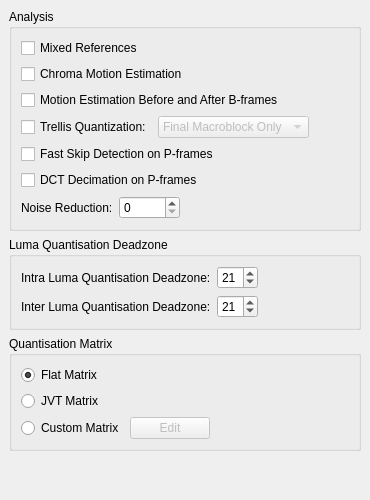
     <widget class="QWidget" name="tab_5" >
      <attribute name="title" >
       <string>Analysis</string>
      </attribute>
      <layout class="QVBoxLayout" >
       <property name="margin" >
        <number>9</number>
       </property>
       <property name="spacing" >
        <number>6</number>
       </property>
       <item>
        <widget class="QGroupBox" name="groupBox_12" >
         <property name="title" >
          <string>Analysis</string>
         </property>
         <layout class="QVBoxLayout" >
          <property name="margin" >
           <number>9</number>
          </property>
          <property name="spacing" >
           <number>6</number>
          </property>
          <item>
           <layout class="QVBoxLayout" >
            <property name="margin" >
             <number>0</number>
            </property>
            <property name="spacing" >
             <number>6</number>
            </property>
            <item>
             <widget class="QCheckBox" name="mixedRefsCheckBox" >
              <property name="text" >
               <string>Mixed References</string>
              </property>
             </widget>
            </item>
            <item>
             <widget class="QCheckBox" name="chromaMotionEstCheckBox" >
              <property name="text" >
               <string>Chroma Motion Estimation</string>
              </property>
             </widget>
            </item>
            <item>
             <widget class="QCheckBox" name="bFrameMotionEstCheckBox" >
              <property name="text" >
               <string>Motion Estimation Before and After B-frames</string>
              </property>
             </widget>
            </item>
            <item>
             <layout class="QHBoxLayout" >
              <property name="margin" >
               <number>0</number>
              </property>
              <property name="spacing" >
               <number>6</number>
              </property>
              <item>
               <widget class="QCheckBox" name="trellisCheckBox" >
                <property name="text" >
                 <string>Trellis Quantization:</string>
                </property>
               </widget>
              </item>
              <item>
               <widget class="QComboBox" name="trellisComboBox" >
                <property name="enabled" >
                 <bool>false</bool>
                </property>
                <item>
                 <property name="text" >
                  <string>Final Macroblock Only</string>
                 </property>
                </item>
                <item>
                 <property name="text" >
                  <string>Always On</string>
                 </property>
                </item>
               </widget>
              </item>
              <item>
               <spacer>
                <property name="orientation" >
                 <enum>Qt::Horizontal</enum>
                </property>
                <property name="sizeHint" >
                 <size>
                  <width>40</width>
                  <height>20</height>
                 </size>
                </property>
               </spacer>
              </item>
             </layout>
            </item>
            <item>
             <widget class="QCheckBox" name="fastPSkipCheckBox" >
              <property name="text" >
               <string>Fast Skip Detection on P-frames</string>
              </property>
             </widget>
            </item>
            <item>
             <widget class="QCheckBox" name="dctDecimateCheckBox" >
              <property name="text" >
               <string>DCT Decimation on P-frames</string>
              </property>
             </widget>
            </item>
            <item>
             <layout class="QHBoxLayout" >
              <property name="margin" >
               <number>0</number>
              </property>
              <property name="spacing" >
               <number>6</number>
              </property>
              <item>
               <widget class="QLabel" name="label_42" >
                <property name="text" >
                 <string>Noise Reduction:</string>
                </property>
               </widget>
              </item>
              <item>
               <widget class="QSpinBox" name="noiseReductionSpinBox" >
                <property name="maximum" >
                 <number>65536</number>
                </property>
               </widget>
              </item>
              <item>
               <spacer>
                <property name="orientation" >
                 <enum>Qt::Horizontal</enum>
                </property>
                <property name="sizeHint" >
                 <size>
                  <width>40</width>
                  <height>20</height>
                 </size>
                </property>
               </spacer>
              </item>
             </layout>
            </item>
           </layout>
          </item>
         </layout>
        </widget>
       </item>
       <item>
        <widget class="QGroupBox" name="groupBox_13" >
         <property name="title" >
          <string>Luma Quantisation Deadzone</string>
         </property>
         <layout class="QVBoxLayout" >
          <property name="margin" >
           <number>9</number>
          </property>
          <property name="spacing" >
           <number>6</number>
          </property>
          <item>
           <layout class="QGridLayout" >
            <property name="margin" >
             <number>0</number>
            </property>
            <property name="spacing" >
             <number>6</number>
            </property>
            <item row="0" column="0" >
             <widget class="QLabel" name="label_44" >
              <property name="text" >
               <string>Intra Luma Quantisation Deadzone:</string>
              </property>
             </widget>
            </item>
            <item row="1" column="0" >
             <widget class="QLabel" name="label_43" >
              <property name="text" >
               <string>Inter Luma Quantisation Deadzone:</string>
              </property>
             </widget>
            </item>
            <item row="0" column="1" >
             <layout class="QHBoxLayout" >
              <property name="margin" >
               <number>0</number>
              </property>
              <property name="spacing" >
               <number>6</number>
              </property>
              <item>
               <widget class="QSpinBox" name="intraLumaSpinBox" >
                <property name="maximum" >
                 <number>32</number>
                </property>
                <property name="value" >
                 <number>21</number>
                </property>
               </widget>
              </item>
              <item>
               <spacer>
                <property name="orientation" >
                 <enum>Qt::Horizontal</enum>
                </property>
                <property name="sizeHint" >
                 <size>
                  <width>40</width>
                  <height>20</height>
                 </size>
                </property>
               </spacer>
              </item>
             </layout>
            </item>
            <item row="1" column="1" >
             <layout class="QHBoxLayout" >
              <property name="margin" >
               <number>0</number>
              </property>
              <property name="spacing" >
               <number>6</number>
              </property>
              <item>
               <widget class="QSpinBox" name="interLumaSpinBox" >
                <property name="maximum" >
                 <number>32</number>
                </property>
                <property name="value" >
                 <number>21</number>
                </property>
               </widget>
              </item>
              <item>
               <spacer>
                <property name="orientation" >
                 <enum>Qt::Horizontal</enum>
                </property>
                <property name="sizeHint" >
                 <size>
                  <width>40</width>
                  <height>20</height>
                 </size>
                </property>
               </spacer>
              </item>
             </layout>
            </item>
           </layout>
          </item>
         </layout>
        </widget>
       </item>
       <item>
        <widget class="QGroupBox" name="groupBox_14" >
         <property name="title" >
          <string>Quantisation Matrix</string>
         </property>
         <layout class="QVBoxLayout" >
          <property name="margin" >
           <number>9</number>
          </property>
          <property name="spacing" >
           <number>6</number>
          </property>
          <item>
           <layout class="QVBoxLayout" >
            <property name="margin" >
             <number>0</number>
            </property>
            <property name="spacing" >
             <number>6</number>
            </property>
            <item>
             <widget class="QRadioButton" name="matrixFlatRadioButton" >
              <property name="text" >
               <string>Flat Matrix</string>
              </property>
              <property name="checked" >
               <bool>true</bool>
              </property>
             </widget>
            </item>
            <item>
             <widget class="QRadioButton" name="matrixJvtRadioButton" >
              <property name="text" >
               <string>JVT Matrix</string>
              </property>
             </widget>
            </item>
            <item>
             <layout class="QHBoxLayout" >
              <property name="margin" >
               <number>0</number>
              </property>
              <property name="spacing" >
               <number>6</number>
              </property>
              <item>
               <widget class="QRadioButton" name="matrixCustomRadioButton" >
                <property name="text" >
                 <string>Custom Matrix</string>
                </property>
               </widget>
              </item>
              <item>
               <widget class="QPushButton" name="matrixCustomEditButton" >
                <property name="enabled" >
                 <bool>false</bool>
                </property>
                <property name="text" >
                 <string>Edit</string>
                </property>
               </widget>
              </item>
              <item>
               <spacer>
                <property name="orientation" >
                 <enum>Qt::Horizontal</enum>
                </property>
                <property name="sizeHint" >
                 <size>
                  <width>40</width>
                  <height>20</height>
                 </size>
                </property>
               </spacer>
              </item>
             </layout>
            </item>
           </layout>
          </item>
         </layout>
        </widget>
       </item>
       <item>
        <spacer>
         <property name="orientation" >
          <enum>Qt::Vertical</enum>
         </property>
         <property name="sizeHint" >
          <size>
           <width>20</width>
           <height>40</height>
          </size>
         </property>
        </spacer>
       </item>
      </layout>
     </widget>
